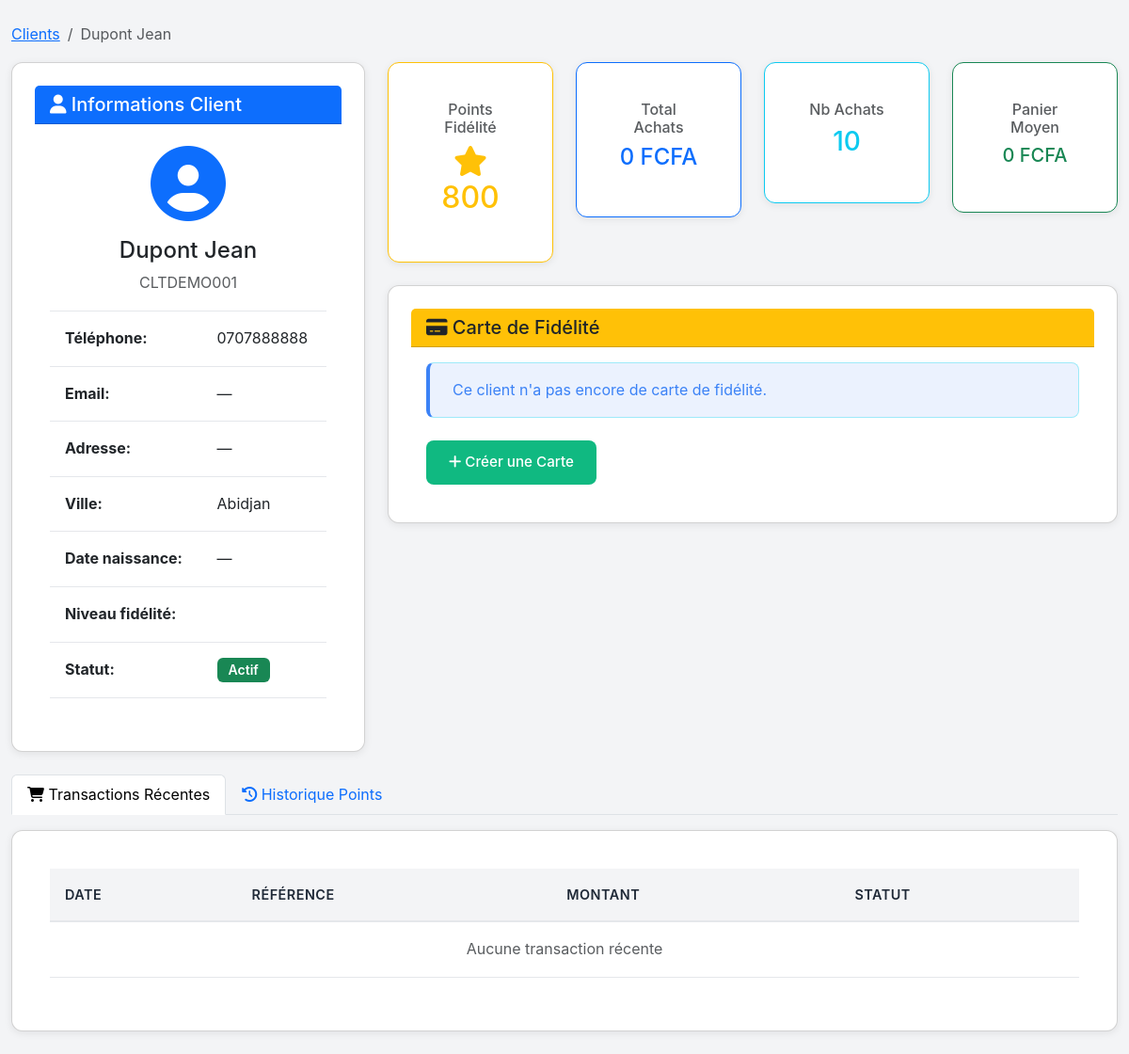
/crm/clients/36/, run on the app's committed database.
### CarrefourApp/models.py (models this page shows, shortened)
class Client(models.Model):
    NIVEAUX_FIDELITE = [
        ('TOUS', 'Tous'),
        ('VIP', 'VIP'),
        ('GOLD', 'Gold'),
        ('SILVER', 'Silver'),
    ]
    numero_client = models.CharField(max_length=20, unique=True, null=True, blank=True, verbose_name="Numéro client")
    nom = models.CharField(max_length=100)
    prenom = models.CharField(max_length=100, blank=True)
    telephone = models.CharField(max_length=20, unique=True)
    email = models.EmailField(blank=True)
    adresse = models.TextField(blank=True, verbose_name="Adresse")
    ville = models.CharField(max_length=100, default="Abidjan", blank=True)
    date_naissance = models.DateField(null=True, blank=True, verbose_name="Date de naissance")
    points_fidelite = models.IntegerField(default=0)
    niveau_fidelite = models.CharField(max_length=20, choices=NIVEAUX_FIDELITE, default='TOUS')
    date_inscription = models.DateTimeField(auto_now_add=True)
    derniere_visite = models.DateTimeField(null=True, blank=True)
    total_achats = models.DecimalField(max_digits=12, decimal_places=2, default=0)
    est_actif = models.BooleanField(default=True, verbose_name="Client actif")
    def get_full_name(self):
        return f"{self.nom} {self.prenom}"
    class Meta:
        verbose_name = 'Client'
        verbose_name_plural = 'Clients'

### CarrefourApp/views.py (the view)
# urls.py: path('crm/clients/<int:client_id>/', views.client_detail, name='client_detail'),
def client_detail(request, client_id):
    client = get_object_or_404(Client, id=client_id)
    ventes = Vente.objects.filter(client=client).order_by('-date_vente')[:10]
    transactions = Transaction.objects.filter(client=client).order_by('-date_transaction')[:10]
    try:
        carte = CarteFidelite.objects.get(client=client)
        operations = OperationFidelite.objects.filter(carte=carte).order_by('-date_operation')[:20]
    except CarteFidelite.DoesNotExist:
        carte = None
        operations = []
    stats = {
        'nb_achats': ventes.count() + transactions.count(),
        'montant_total': client.total_achats,
        'panier_moyen': client.total_achats / (ventes.count() + transactions.count()) if (ventes.count() + transactions.count()) > 0 else 0,
        'derniere_visite': client.derniere_visite,
        'points': client.points_fidelite,
    }
    context = {
        'client': client,
        'ventes': ventes,
        'transactions': transactions,
        'carte': carte,
        'operations': operations,
        'stats': stats,
    }
    return render(request, 'crm/client_detail.html', context)

### CarrefourApp/context_processors.py (called while the page is built, shortened)
def dashboard_url(request):
    return {
        'user_dashboard_url': 'home'
    }

### templates/crm/client_detail.html (shortened to what this page needs)
{% extends 'base.html' %}
{% load static %}
{% block content %}
<div class="container-fluid py-4">
    <nav aria-label="breadcrumb">
        <ol class="breadcrumb">
            <li class="breadcrumb-item"><a href="{% url 'clients_list' %}">Clients</a></li>
            <li class="breadcrumb-item active">{{ client.get_full_name }}</li>
        </ol>
    </nav>
    <div class="row mb-4">
        <div class="col-md-4">
            <div class="card">
                <div class="card-header bg-primary text-white">
                    <h5 class="mb-0"><i class="fas fa-user"></i> Informations Client</h5>
                </div>
                <div class="card-body">
                    <div class="text-center mb-3">
                        <div class="display-1 text-primary">
                            <i class="fas fa-user-circle"></i>
                        </div>
                        <h4 class="mt-2">{{ client.get_full_name }}</h4>
                        <p class="text-muted">{{ client.numero_client|default:"Pas de numéro" }}</p>
                    </div>
                    <table class="table table-sm">
                        <tr>
                            <td><strong>Téléphone:</strong></td>
                            <td>{{ client.telephone }}</td>
                        </tr>
                        <tr>
                            <td><strong>Email:</strong></td>
                            <td>{{ client.email|default:"—" }}</td>
                        </tr>
                        <tr>
                            <td><strong>Adresse:</strong></td>
                            <td>{{ client.adresse|default:"—" }}</td>
                        </tr>
                        <tr>
                            <td><strong>Ville:</strong></td>
                            <td>{{ client.ville|default:"—" }}</td>
                        </tr>
                        <tr>
                            <td><strong>Date naissance:</strong></td>
                            <td>{{ client.date_naissance|date:"d/m/Y"|default:"—" }}</td>
                        </tr>
                        <tr>
                            <td><strong>Niveau fidélité:</strong></td>
                            <td>
                            </td>
                        </tr>
                        <tr>
                            <td><strong>Statut:</strong></td>
                            <td>
                                {% if client.est_actif %}
                                    <span class="badge bg-success">Actif</span>
                                {% else %}
                                    <span class="badge bg-secondary">Inactif</span>
                                {% endif %}
                            </td>
                        </tr>
                    </table>
                </div>
            </div>
        </div>
        <div class="col-md-8">
            <div class="row mb-4">
                <div class="col-md-3">
                    <div class="card text-center border-warning">
                        <div class="card-body">
                            <h6 class="text-muted">Points Fidélité</h6>
                            <h2 class="text-warning"><i class="fas fa-star"></i> {{ stats.points }}</h2>
                        </div>
                    </div>
                </div>
                <div class="col-md-3">
                    <div class="card text-center border-primary">
                        <div class="card-body">
                            <h6 class="text-muted">Total Achats</h6>
                            <h4 class="text-primary">{{ stats.montant_total|floatformat:0 }} FCFA</h4>
                        </div>
                    </div>
                </div>
                <div class="col-md-3">
                    <div class="card text-center border-info">
                        <div class="card-body">
                            <h6 class="text-muted">Nb Achats</h6>
                            <h3 class="text-info">{{ stats.nb_achats }}</h3>
                        </div>
                    </div>
                </div>
                <div class="col-md-3">
                    <div class="card text-center border-success">
                        <div class="card-body">
                            <h6 class="text-muted">Panier Moyen</h6>
                            <h5 class="text-success">{{ stats.panier_moyen|floatformat:0 }} FCFA</h5>
                        </div>
                    </div>
                </div>
            </div>
            <div class="card mb-4">
                <div class="card-header bg-warning">
                    <h5 class="mb-0"><i class="fas fa-credit-card"></i> Carte de Fidélité</h5>
                </div>
                <div class="card-body">
                    {% if carte %}
                        <div class="row">
                            <div class="col-md-6">
                                <p><strong>Numéro carte:</strong> {{ carte.numero_carte }}</p>
                                <p><strong>Date émission:</strong> {{ carte.date_emission|date:"d/m/Y" }}</p>
                                <p><strong>Solde points:</strong> <span class="badge bg-warning text-dark">{{ carte.solde_points }} points</span></p>
                            </div>
                            <div class="col-md-6">
                                <p><strong>Statut:</strong>
                                    {% if carte.statut == 'ACTIVE' %}
                                        <span class="badge bg-success">Active</span>
                                    {% else %}
                                        <span class="badge bg-secondary">{{ carte.get_statut_display }}</span>
                                    {% endif %}
                                </p>
                                <p><strong>Expiration:</strong> {{ carte.date_expiration|date:"d/m/Y"|default:"Jamais" }}</p>
                            </div>
                        </div>
                        <div class="mt-3">
                            <a href="{% url 'client_crediter_points' client.id %}" class="btn btn-warning">
                                <i class="fas fa-plus"></i> Créditer des Points
                            </a>
                        </div>
                    {% else %}
                        <div class="alert alert-info">
                            <p class="mb-0">Ce client n'a pas encore de carte de fidélité.</p>
                        </div>
                        <a href="{% url 'client_create_carte' client.id %}" class="btn btn-primary">
                            <i class="fas fa-plus"></i> Créer une Carte
                        </a>
                    {% endif %}
                </div>
            </div>
        </div>
    </div>
    <ul class="nav nav-tabs mb-3" id="clientTabs" role="tablist">
        <li class="nav-item" role="presentation">
            <button class="nav-link active" id="transactions-tab" data-bs-toggle="tab" data-bs-target="#transactions" type="button">
                <i class="fas fa-shopping-cart"></i> Transactions Récentes
            </button>
        </li>
        <li class="nav-item" role="presentation">
            <button class="nav-link" id="operations-tab" data-bs-toggle="tab" data-bs-target="#operations" type="button">
                <i class="fas fa-history"></i> Historique Points
            </button>
        </li>
    </ul>
    <div class="tab-content" id="clientTabsContent">
        <div class="tab-pane fade show active" id="transactions" role="tabpanel">
            <div class="card">
                <div class="card-body">
                    <table class="table">
                        <thead>
                            <tr>
                                <th>Date</th>
                                <th>Référence</th>
                                <th>Montant</th>
                                <th>Statut</th>
                            </tr>
                        </thead>
                        <tbody>
                            {% for transaction in transactions %}
                            <tr>
                                <td>{{ transaction.date_transaction|date:"d/m/Y H:i" }}</td>
                                <td>{{ transaction.numero_ticket }}</td>
                                <td>{{ transaction.montant_final|floatformat:0 }} FCFA</td>
                                <td><span class="badge bg-success">{{ transaction.get_statut_display }}</span></td>
                            </tr>
                            {% empty %}
                            <tr>
                                <td colspan="4" class="text-center text-muted">Aucune transaction récente</td>
                            </tr>
                            {% endfor %}
                        </tbody>
                    </table>
                </div>
            </div>
        </div>
    </div>
</div>
{% endblock %}

### static/css/style.css (style rules this page uses)
:root { --primary-blue: #2563EB; --primary-green: #28A745; --light-blue: #EFF6FF; --light-green: #F0FDF4; --dark-blue: #1E40AF; --dark-green: #15803D; --text-dark: #1F2937; --text-light: #6B7280; --bg-gray: #F9FAFB; --border-gray: #E5E7EB; --white: #FFFFFF; --red: #DC2626; --orange: #F97316; --purple: #9333EA; --yellow: #FBBF24; }
* { margin: 0; padding: 0; box-sizing: border-box; }
body { font-family: 'Segoe UI', Tahoma, Geneva, Verdana, sans-serif; background-color: var(--bg-gray); color: var(--text-dark); line-height: 1.6; }
.btn { padding: 0.75rem 1.5rem; border: none; border-radius: 8px; font-weight: 600; cursor: pointer; transition: all 0.3s; text-decoration: none; display: inline-flex; align-items: center; gap: 0.5rem; font-size: 0.95rem; }
.btn-primary { background: var(--primary-green); color: white; }
.card { background: white; border-radius: 12px; padding: 1.5rem; box-shadow: 0 2px 8px rgba(0, 0, 0, 0.08); transition: all 0.3s; }
table { width: 100%; border-collapse: collapse; }
thead { background: var(--bg-gray); }
thead th { padding: 1rem; text-align: left; font-weight: 600; color: var(--text-dark); font-size: 0.9rem; text-transform: uppercase; letter-spacing: 0.5px; }
tbody td { padding: 1rem; border-top: 1px solid var(--border-gray); }
.badge { padding: 0.35rem 0.75rem; border-radius: 20px; font-size: 0.8rem; font-weight: 600; display: inline-block; }
.alert { padding: 1rem 1.5rem; border-radius: 8px; margin-bottom: 1rem; display: flex; align-items: center; gap: 0.75rem; }
.alert-info { background: var(--light-blue); color: var(--dark-blue); border-left: 4px solid var(--dark-blue); }

### templates/base.html (style rules this page uses)
:root { --primary-green: #10b981; --primary-green-dark: #059669; --secondary-blue: #2563eb; --bg-gray: #f3f4f6; --text-dark: #1f2937; --text-muted: #6b7280; --border-color: #e5e7eb; --success: #22c55e; --warning: #f59e0b; --danger: #ef4444; --info: #3b82f6; }
* { margin: 0; padding: 0; box-sizing: border-box; }
body { font-family: -apple-system, BlinkMacSystemFont, 'Segoe UI', Roboto, 'Helvetica Neue', Arial, sans-serif; background: var(--bg-gray); color: var(--text-dark); line-height: 1.6; }
.btn { padding: 0.75rem 1.5rem; border-radius: 8px; border: none; font-weight: 500; cursor: pointer; transition: all 0.2s; text-decoration: none; display: inline-block; }
.btn-primary { background: var(--primary-green); color: white; }
.table { width: 100%; border-collapse: collapse; }
.table th { background: var(--bg-gray); padding: 1rem; text-align: left; font-weight: 600; color: var(--text-dark); border-bottom: 2px solid var(--border-color); }
.table td { padding: 1rem; border-bottom: 1px solid var(--border-color); }
.badge { padding: 0.375rem 0.75rem; border-radius: 6px; font-size: 0.875rem; font-weight: 600; }
.alert { padding: 1rem 1.5rem; border-radius: 8px; margin-bottom: 1.5rem; }
.alert-info { background: rgba(59, 130, 246, 0.1); color: var(--info); border-left: 4px solid var(--info); }

### data on the page
Client: get_full_name "Dupont Jean", numero_client "CLTDEMO001", telephone "0707888888", email "—", adresse "—", ville "Abidjan", date_naissance "—", montant_total "0"

### other printed values
{{ stats.points }} "800"
{{ stats.nb_achats }} "10"
{{ stats.panier_moyen|floatformat:0 }} "0"
